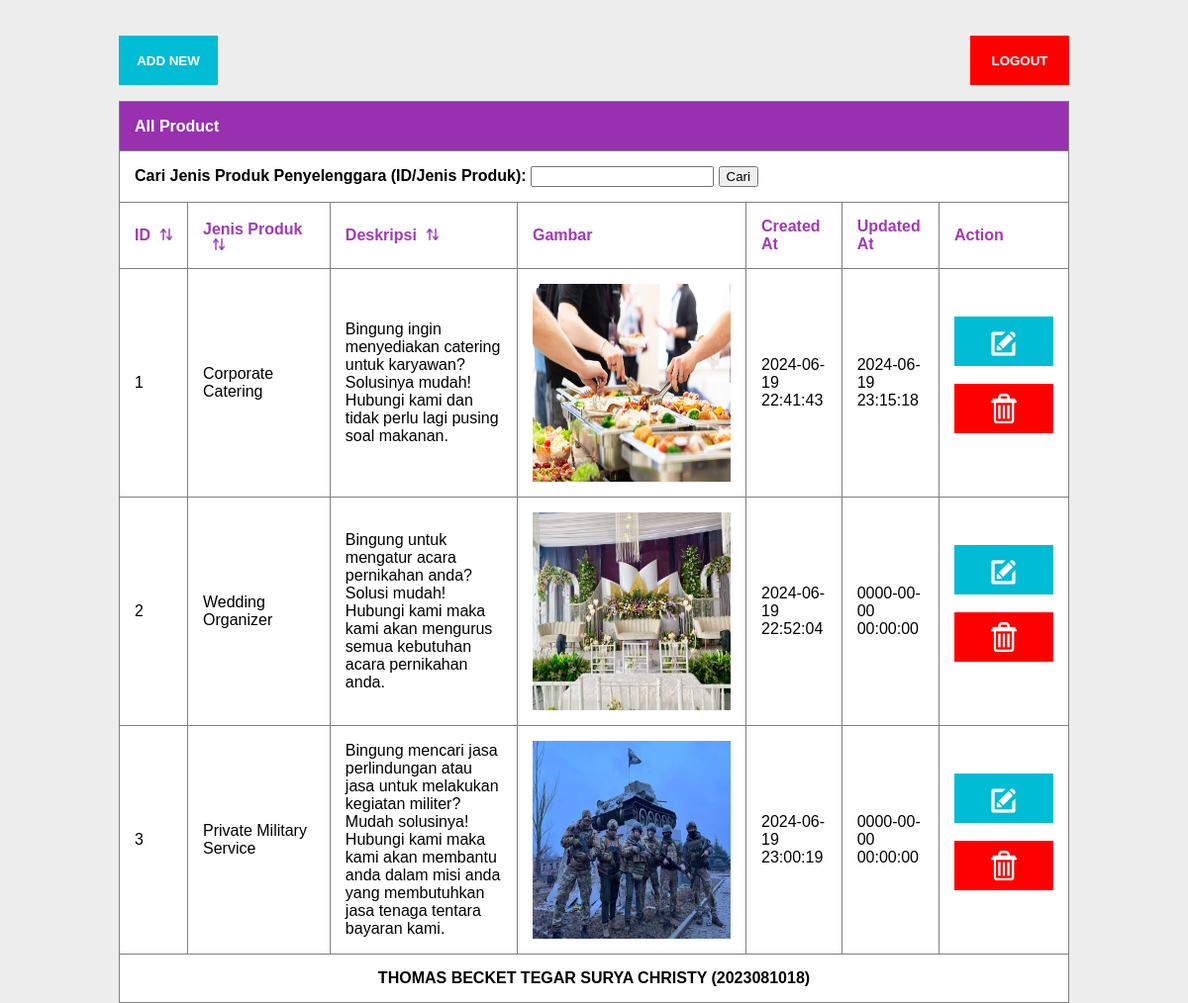
The page /home.php (signed in) on the database its author committed.
### tables this page shows
CREATE TABLE `jasa_penyelenggara` (
  `id` int(11) NOT NULL,
  `jenis_produk` varchar(255) NOT NULL,
  `deskripsi` text NOT NULL,
  `gambar` text NOT NULL,
  `dibuat` datetime NOT NULL,
  `dibuat_oleh` varchar(255) NOT NULL,
  `diupdate` datetime NOT NULL,
  `diupdate_oleh` varchar(255) NOT NULL
);

### backend/fungsi.php (called while the page is built, shortened)
<?php
include 'koneksi.php';
include 'jasa-penyelenggara.php';
$db = new koneksidb();
$db->koneksi();
$produk = new JasaPenyelenggara($db);
function sortingProduk($produk) {
    $sortBy = isset($_GET['sortby']) ? $_GET['sortby'] : 'id';
    $sortType = isset($_GET['sorttype']) ? $_GET['sorttype'] : 'asc';
    $data = $produk->sortingData($sortBy, $sortType);
    return $data;
}
?>

### backend/jasa-penyelenggara.php (called while the page is built, shortened)
<?php
class JasaPenyelenggara {
    private $db;
    public function __construct($db) {
        $this->db = $db;
    }
    public function sortingData($sortBy, $sortType) {
        $kolomData = ['id', 'jenis_produk', 'deskripsi'];
        $tipeData = ['asc', 'desc'];
        if ($sortBy == 'id') {
            $sql = "SELECT * FROM jasa_penyelenggara ORDER BY CAST($sortBy AS UNSIGNED) $sortType";
        }
        else {
            $sql = "SELECT * FROM jasa_penyelenggara ORDER BY $sortBy $sortType";
        }
        return $this->db->fetchData($sql);
    }
}
?>

### backend/koneksi.php (called while the page is built, shortened)
<?php
class koneksidb {
    private $server = "localhost";
    private $user = "root";
    private $password = "";
    private $database = "aplikasi_website_jasa_penyelenggara";
    private $koneksi;
    public function koneksi() {
        $this->koneksi = new mysqli($this->server, $this->user, $this->password, $this->database);
    }
    public function query($sql) {
        return $this->koneksi->query($sql);
    }
    public function fetchData($sql) {
        $result = $this->query($sql);
        $rows = [];
        if ($result->num_rows > 0) {
            while ($row = $result->fetch_assoc()) {
                $rows[] = $row;
            }
        }
        return $rows;
    }
}
?>

### home.php (the view, shortened to what this page needs)
<?php
include 'backend/fungsi.php';
$keyword = isset($_GET['keyword']) ? $_GET['keyword'] : '';
if (!empty($keyword)) {
    $data = $produk->ambilDataJasaPenyelenggara($produk->cariDataJasaPenyelenggara($keyword));
}
else {
    $data = sortingProduk($produk);
}
?>
<!DOCTYPE html>
<html>
    <head>
        <link rel="stylesheet" type="text/css" href="css/home.css">
        <link rel="stylesheet" type="text/css" href="css/modal-tambah-edit.css">
    </head>
    <body style="background-color: #ededed;">
    <div class="container">
        <br />
        <br />
        <div style="display: flex;">
            <button id="tombolTambahData" style="background-color: #00bcd4; color: white; border: none; cursor: pointer; margin-right: auto; height: 50px; width: 100px; text-align: center;"><b>ADD NEW</b></button>
            <form method="POST" action="" style="display: inline;">
                <button type="submit" name="logout" style="background-color: red; color: white; border: none; cursor: pointer; margin-left: auto; height: 50px; width: 100px; text-align: center;"><b>LOGOUT</b></button>
            </form>
        </div>
        <table border='1' bgcolor="white">
            <tr>
                <th colspan='7' bgcolor="#9830b0" style='text-align: left; color: white; height: 50px;'>All Product</th>
            </tr>
            <tr>
                <form method='GET' action=''>
                    <th colspan='7'>
                        <label for='keyword'>Cari Jenis Produk Penyelenggara (ID/Jenis Produk):</label>
                        <input type='text' id='keyword' name='keyword' value='<?php echo htmlspecialchars($keyword, ENT_QUOTES); ?>'>
                        <input type='submit' value='Cari'>
                    </th>
                </form>
            </tr>
            <tr style='color: a339b6;'>
                <th>ID<img src="asset/sort-icon.png" style='width:12px; height:12px; margin-left: 10px;' onclick="sortTable('id')" /></th>
                <th>Jenis Produk<img src="asset/sort-icon.png" style='width:12px; height:12px; margin-left: 10px;' onclick="sortTable('jenis_produk')" /></th>
                <th>Deskripsi<img src="asset/sort-icon.png" style='width:12px; height:12px; margin-left: 10px;' onclick="sortTable('deskripsi')" /></th>
                <th>Gambar</th>
                <th>Created At</th>
                <th>Updated At</th>
                <th>Action</th>
            </tr>
            <?php
                if (isset($data) && is_array($data)) {
                    foreach ($data as $row) {
                        echo "<tr>";
                        echo "<td>" . $row['id'] . "</td>";
                        echo "<td>" . $row['jenis_produk'] . "</td>";
                        echo "<td>" . $row['deskripsi'] . "</td>";
                        echo "<td><img src='image/" . $row['gambar'] . "' style='width:200px; height:200px;'/></td>";
                        echo "<td>" . $row['dibuat'] . "</td>";
                        echo "<td>" . $row['diupdate'] . "</td>";
                        echo "<td>
                                <button class='tombolEditData' data-id='" . $row['id'] . "' data-jenis-produk='" . $row['jenis_produk'] . "' data-deskripsi='" . $row['deskripsi'] . "' data-gambar='" . $row['gambar'] . "' style='background-color: #00bcd4; color: white; border: none; padding: 10px 25px; cursor: pointer; height: 50px; width: 100px;'>
                                    <b><img src='asset/edit-icon.png' style='width: 35px; height: 35px;'/></b>
                                </button>
                                <br />
                                <br />
                                <form method='POST' action='' name='form-hapus' onsubmit='return konfirmasiHapus();'>
                                    <input type='hidden' name='id' value='" . $row['id'] . "'>
                                    <button type='submit' name='hapus-produk' style='background-color: red; color: white; border: none; padding: 10px 25px; cursor: pointer; height: 50px; width: 100px;'>
                                        <b><img src='asset/delete-icon.png' style='width: 30px; height: 30px;'/></b>
                                    </button>
                                </form>
                              </td>";
                        echo "</tr>";
                    }
                }
                else {
                    echo "<tr><td colspan='7'>Data tidak ditemukan atau tidak ada untuk ditampilkan.</td></tr>";
                }
            ?>
            <tr>
                <th colspan='7' style='text-align: center;'>THOMAS BECKET TEGAR SURYA CHRISTY (2023081018)</th>
            </tr>
        </table>
    </div>
    </body>
</html>

### css/home.css (style rules this page uses)
body, html { height: 100%; margin: 0; display: flex; flex-direction: column; align-items: center; justify-content: flex-start; font-family: Arial, sans-serif; }
.container { width: 80%; }
table { border-collapse: collapse; width: 100%; }
th, td { text-align: left; padding: 15px; }
th:nth-child(2), td:nth-child(2) { width: 15%; }

### rows shown on the page
jasa_penyelenggara: id "1", jenis_produk "Corporate Catering", deskripsi "Bingung ingin menyediakan catering untuk karyawan? Solusinya mudah! Hubungi kami dan tidak perlu lagi pusing soal makanan.", gambar (picture), dibuat "2024-06-19 22:41:43", diupdate "2024-06-19 23:15:18"
jasa_penyelenggara: id "2", jenis_produk "Wedding Organizer", deskripsi "Bingung untuk mengatur acara pernikahan anda? Solusi mudah! Hubungi kami maka kami akan mengurus semua kebutuhan acara pernikahan anda.", gambar (picture), dibuat "2024-06-19 22:52:04", diupdate "0000-00-00 00:00:00"
jasa_penyelenggara: id "3", jenis_produk "Private Military Service", deskripsi "Bingung mencari jasa perlindungan atau jasa untuk melakukan kegiatan militer? Mudah solusinya! Hubungi kami maka kami akan membantu anda dalam misi anda yang membutuhkan jasa tenaga tentara bayaran kami.", gambar (picture), dibuat "2024-06-19 23:00:19", diupdate "0000-00-00 00:00:00"
